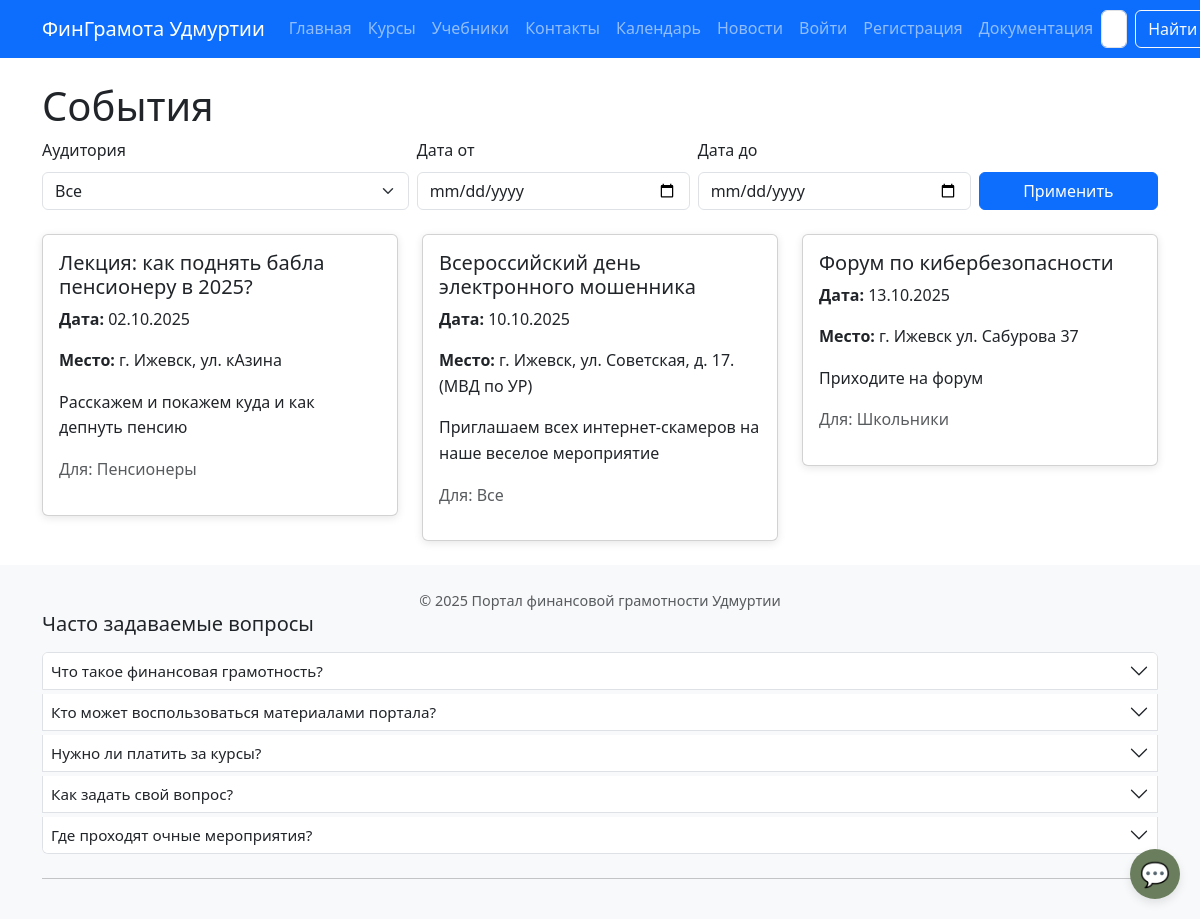
/events/, run on an earlier commit of the app's database.
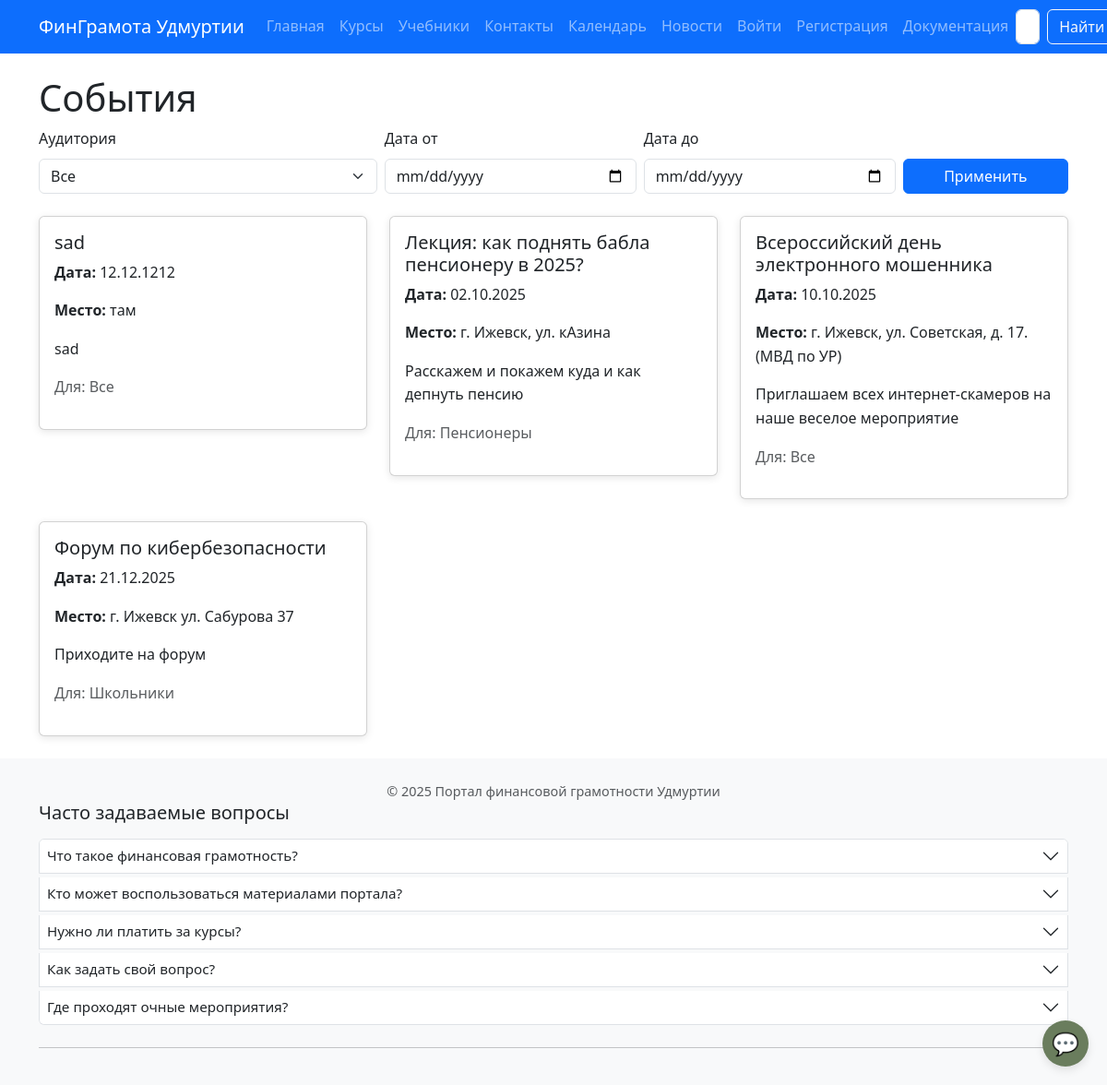
And on a later commit of the database.
### core/models.py (models this page shows, shortened)
class Event(models.Model):
    title = models.CharField(max_length=200)
    description = models.TextField()
    date = models.DateField()
    location = models.CharField(max_length=200)
    audience = models.CharField(max_length=50, choices=AUDIENCE_CHOICES, default='все')

### core/views.py (the view)
# urls.py: path('events/', views.events_view, name='events'),
def events_view(request):
    events = Event.objects.all()
    audience = request.GET.get('audience')
    date_from = request.GET.get('date_from')
    date_to = request.GET.get('date_to')
    if audience and audience != '':
        events = events.filter(audience=audience)
    if date_from:
        try:
            date_from = datetime.strptime(date_from, '%Y-%m-%d').date()
            events = events.filter(date__gte=date_from)
        except ValueError:
            pass  # Игнорируем некорректные даты
    if date_to:
        try:
            date_to = datetime.strptime(date_to, '%Y-%m-%d').date()
            events = events.filter(date__lte=date_to)
        except ValueError:
            pass
    events = events.order_by('date')
    return render(request, 'core/events.html', {
        'events': events,
        'audience_choices': AUDIENCE_CHOICES,
        'current_filters': {
            'audience': audience or '',
            'date_from': date_from or '',
            'date_to': date_to or '',
        }
    })

### templates/core/events.html (shortened to what this page needs)
{% extends 'base.html' %}
{% block content %}
<h1>События</h1>
<form method="get" class="mb-4">
  <div class="row g-2">
    <div class="col-12 col-md-4">
      <label for="audience" class="form-label">Аудитория</label>
      <select name="audience" id="audience" class="form-select">
        <option value="">Все</option>
      </select>
    </div>
    <div class="col-12 col-md-3">
  <label for="date_from" class="form-label">Дата от</label>
  <input type="date" name="date_from" id="date_from" class="form-control"
         value="{{ current_filters.date_from|date:'Y-m-d' }}">
</div>
<div class="col-12 col-md-3">
  <label for="date_to" class="form-label">Дата до</label>
  <input type="date" name="date_to" id="date_to" class="form-control"
         value="{{ current_filters.date_to|date:'Y-m-d' }}">
</div>
    <div class="col-12 col-md-2 d-flex align-items-end">
      <button type="submit" class="btn btn-primary w-100">Применить</button>
    </div>
  </div>
</form>
{% if events %}
  <div class="row">
    {% for event in events %}
      <div class="col-12 col-md-6 col-lg-4 mb-4">
        <a href="{% url 'core:event_detail' event.id %}" class="text-decoration-none text-dark">
          <div class="card">
            <div class="card-body">
              <h5 class="card-title">{{ event.title }}</h5>
              <p><strong>Дата:</strong> {{ event.date|date:"d.m.Y" }}</p>
              <p><strong>Место:</strong> {{ event.location }}</p>
              <p>{{ event.description|truncatewords:20 }}</p>
              <p class="text-muted">Для: {{ event.get_audience_display }}</p>
            </div>
          </div>
        </a>
      </div>
    {% endfor %}
  </div>
{% else %}
  <div class="alert alert-info">События не найдены.</div>
{% endif %}
{% endblock %}

What changed in the data, as far as the page shows it:
added Event: title "sad", date "12.12.1212", location "там", description "sad", audience "Все"
changed Event "Форум по кибербезопасности": date "13.10.2025" → "21.12.2025"
